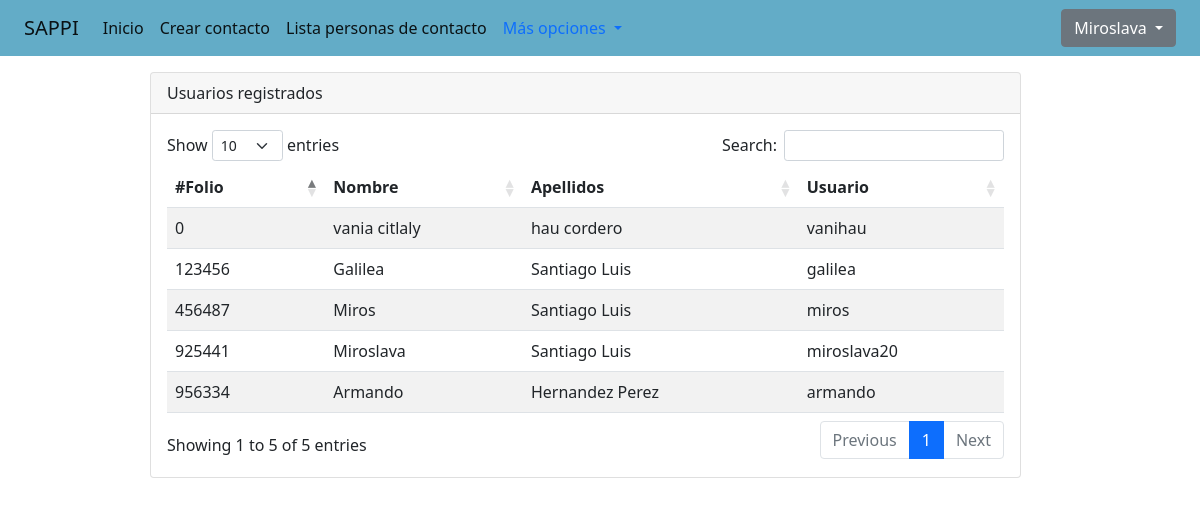
The page /sappi/verUsuarios.php (signed in) on the database its author committed.
### tables this page shows
CREATE TABLE `usuario` (
  `idusuario` int(11) NOT NULL,
  `nombreusuario` varchar(20) NOT NULL,
  `contrasena` text NOT NULL,
  `idpersona` int(11) NOT NULL,
  `idtipousuario` int(11) NOT NULL
);

CREATE TABLE `persona` (
  `idpersona` int(11) NOT NULL,
  `folio` int(11) NOT NULL,
  `nombre` varchar(50) NOT NULL,
  `apellido` varchar(50) NOT NULL,
  `fechanac` date NOT NULL,
  `telcasa` varchar(20) NOT NULL,
  `celular` varchar(20) NOT NULL,
  `foto` longblob NOT NULL,
  `direccion` varchar(120) NOT NULL,
  `cvivienda` varchar(120) NOT NULL
);

### sappi/verUsuarios.php (the view, shortened to what this page needs)
<?php
include("conexion/conexion.php");
$iduser=$_SESSION['id_usuario'];
$sql="SELECT usuario.idusuario,persona.nombre FROM usuario AS usuario INNER JOIN persona AS persona ON usuario.idpersona = persona.idpersona WHERE usuario.idusuario='$iduser'";
$resultado=$conexion->query($sql);
$row=$resultado->fetch_assoc();
$personas="SELECT usuario.idusuario,usuario.nombreusuario,persona.folio,persona.nombre,persona.apellido FROM usuario AS usuario INNER JOIN persona AS persona ON usuario.idpersona = persona.idpersona";
$resultadopersona = $conexion->query($personas);
    ?>
<!doctype html>
<html lang="en">
  <head>
    <link href="https://cdn.jsdelivr.net/npm/bootstrap@5.2.0/dist/css/bootstrap.min.css" rel="stylesheet">
    <link rel="stylesheet"href="css/dataTables.bootstrap5.min.css">
    <link rel="stylesheet"href="css/bootstrap.min.css">
  </head>
  <body>
  <nav class="navbar navbar-expand-lg fixed-top" style="background-color: #63acc7;">
  <div class="container-fluid">
    <a class="navbar-brand" href="#">SAPPI</a>
    <div class="collapse navbar-collapse" id="navbarNavDarkDropdown">
      <ul class="navbar-nav">
        <?php
        require_once("templates/navbar.php"); ?>
        <?php
if ($_SESSION['tipo_usuario']==1) {
        ?>
    <li class="nav-item dropdown">
       <a class="nav-link dropdown-toggle" href="#" role="button" data-bs-toggle="dropdown" aria-expanded="false">
         Más opciones
       </a>
    </li>
    <?php
    }
    ?>
      </ul>
    </div>
    <div class="dropdown">
  <a class="btn btn-secondary dropdown-toggle" href="#" role="button" data-bs-toggle="dropdown" aria-expanded="false">
    <?php
    echo utf8_decode($row['nombre']);
    ?>
  </a>
</div>
  </div>
</nav>
      <br>
      <br>
      <br>
      <section  class="cuadro2" id="personasContacto">
      <div class="row">
  <div class="col-sm-10">
      <div class="card">
  <div class="card-header">
   Usuarios registrados
  </div>
  <div class="card-body">
  <table id="example" class="table table-striped" style="width:100%">
  <thead>
    <tr>
    <th scope="col">#Folio</th>
      <th scope="col">Nombre</th>
      <th scope="col">Apellidos</th>
      <th scope="col">Usuario</th>
    </tr>
  </thead>
  <tbody>
  <?php
       while ($regpersona=$resultadopersona->fetch_array(MYSQLI_BOTH)) {
        echo "<tr>
        <td>".$regpersona['folio']."</td>
        <td>".$regpersona['nombre']."</td>
        <td>".$regpersona['apellido']."</td>
        <td>".$regpersona['nombreusuario']."</td>  ";
       }
      ?>
  </tbody>
</table>
</div>
</div>
</div>
</div>
      </section>
  </body>
</html>

### sappi/templates/navbar.php
<a class="nav-link active" aria-current="page" href="crearContacto.php">Inicio</a>
      <a class="nav-link active" href="#crearContacto">Crear contacto</a>
      <a class="nav-link active" href="#personasContacto">Lista personas de contacto</a>

### sappi/verUsuarios.php (style rules this page uses)
.cuadro2 { margin-left: 150px; }

### rows shown on the page
usuario: idpersona.nombre "Miroslava", idpersona.folio "925441", idpersona.apellido "Santiago Luis", nombreusuario "miroslava20"
usuario: idpersona.folio "123456", idpersona.nombre "Galilea", idpersona.apellido "Santiago Luis", nombreusuario "galilea"
usuario: idpersona.folio "456487", idpersona.nombre "Miros", idpersona.apellido "Santiago Luis", nombreusuario "miros"
usuario: idpersona.folio "956334", idpersona.nombre "Armando", idpersona.apellido "Hernandez Perez", nombreusuario "armando"
usuario: idpersona.folio "0", idpersona.nombre "vania citlaly", idpersona.apellido "hau cordero", nombreusuario "vanihau"
